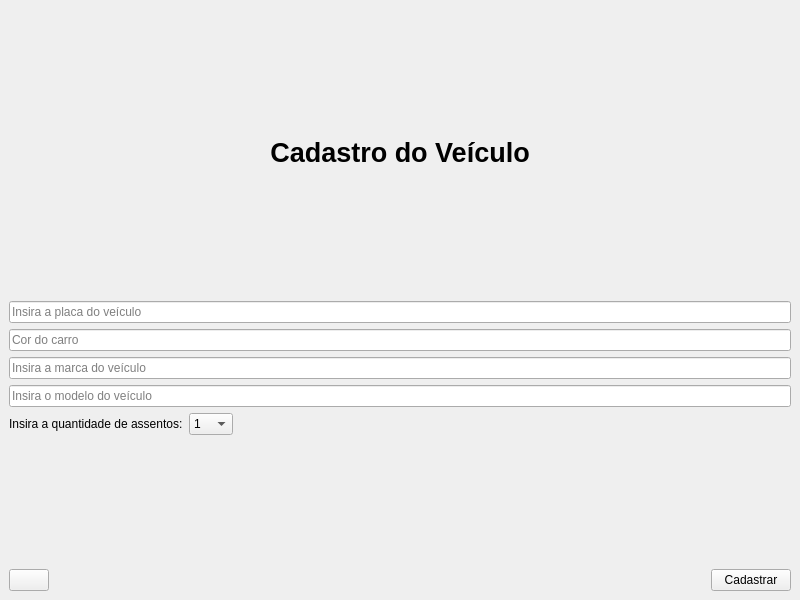
<?xml version="1.0" encoding="UTF-8"?>
<ui version="4.0">
 <class>MainWindow</class>
 <widget class="QMainWindow" name="MainWindow">
  <property name="geometry">
   <rect>
    <x>0</x>
    <y>0</y>
    <width>800</width>
    <height>600</height>
   </rect>
  </property>
  <property name="windowTitle">
   <string>MainWindow</string>
  </property>
  <widget class="QWidget" name="centralwidget">
   <layout class="QVBoxLayout" name="verticalLayout_2">
    <item>
     <spacer name="verticalSpacer_3">
      <property name="orientation">
       <enum>Qt::Vertical</enum>
      </property>
      <property name="sizeHint" stdset="0">
       <size>
        <width>20</width>
        <height>40</height>
       </size>
      </property>
     </spacer>
    </item>
    <item>
     <widget class="QLabel" name="label_5">
      <property name="font">
       <font>
        <pointsize>20</pointsize>
        <weight>75</weight>
        <bold>true</bold>
       </font>
      </property>
      <property name="text">
       <string>Cadastro do Veículo</string>
      </property>
      <property name="alignment">
       <set>Qt::AlignCenter</set>
      </property>
     </widget>
    </item>
    <item>
     <spacer name="verticalSpacer_2">
      <property name="orientation">
       <enum>Qt::Vertical</enum>
      </property>
      <property name="sizeHint" stdset="0">
       <size>
        <width>20</width>
        <height>40</height>
       </size>
      </property>
     </spacer>
    </item>
    <item>
     <layout class="QVBoxLayout" name="verticalLayout">
      <item>
       <layout class="QHBoxLayout" name="horizontalLayout">
        <item>
         <widget class="QLineEdit" name="placa_line">
          <property name="placeholderText">
           <string>Insira a placa do veículo</string>
          </property>
         </widget>
        </item>
       </layout>
      </item>
      <item>
       <layout class="QHBoxLayout" name="horizontalLayout_2">
        <item>
         <widget class="QLineEdit" name="cor_line">
          <property name="placeholderText">
           <string>Cor do carro</string>
          </property>
         </widget>
        </item>
       </layout>
      </item>
      <item>
       <layout class="QHBoxLayout" name="horizontalLayout_4">
        <item>
         <widget class="QLineEdit" name="marca_line">
          <property name="placeholderText">
           <string>Insira a marca do veículo</string>
          </property>
         </widget>
        </item>
       </layout>
      </item>
      <item>
       <layout class="QHBoxLayout" name="horizontalLayout_3">
        <item>
         <widget class="QLineEdit" name="modelo_line">
          <property name="placeholderText">
           <string>Insira o modelo do veículo</string>
          </property>
         </widget>
        </item>
       </layout>
      </item>
     </layout>
    </item>
    <item>
     <layout class="QHBoxLayout" name="horizontalLayout_6">
      <item>
       <widget class="QLabel" name="label">
        <property name="text">
         <string>Insira a quantidade de assentos:</string>
        </property>
       </widget>
      </item>
      <item>
       <widget class="QComboBox" name="comboBox">
        <item>
         <property name="text">
          <string>1</string>
         </property>
        </item>
        <item>
         <property name="text">
          <string>2</string>
         </property>
        </item>
        <item>
         <property name="text">
          <string>3</string>
         </property>
        </item>
        <item>
         <property name="text">
          <string>4</string>
         </property>
        </item>
        <item>
         <property name="text">
          <string>5</string>
         </property>
        </item>
        <item>
         <property name="text">
          <string>6</string>
         </property>
        </item>
        <item>
         <property name="text">
          <string>7</string>
         </property>
        </item>
        <item>
         <property name="text">
          <string>8</string>
         </property>
        </item>
        <item>
         <property name="text">
          <string>9</string>
         </property>
        </item>
        <item>
         <property name="text">
          <string>10</string>
         </property>
        </item>
        <item>
         <property name="text">
          <string>11</string>
         </property>
        </item>
        <item>
         <property name="text">
          <string>12</string>
         </property>
        </item>
        <item>
         <property name="text">
          <string>13</string>
         </property>
        </item>
        <item>
         <property name="text">
          <string>14</string>
         </property>
        </item>
        <item>
         <property name="text">
          <string>15</string>
         </property>
        </item>
        <item>
         <property name="text">
          <string>16</string>
         </property>
        </item>
        <item>
         <property name="text">
          <string>17</string>
         </property>
        </item>
        <item>
         <property name="text">
          <string>18</string>
         </property>
        </item>
        <item>
         <property name="text">
          <string>19</string>
         </property>
        </item>
        <item>
         <property name="text">
          <string>20</string>
         </property>
        </item>
        <item>
         <property name="text">
          <string>21</string>
         </property>
        </item>
        <item>
         <property name="text">
          <string>22</string>
         </property>
        </item>
        <item>
         <property name="text">
          <string>23</string>
         </property>
        </item>
        <item>
         <property name="text">
          <string>24</string>
         </property>
        </item>
        <item>
         <property name="text">
          <string>25</string>
         </property>
        </item>
        <item>
         <property name="text">
          <string>26</string>
         </property>
        </item>
        <item>
         <property name="text">
          <string>27</string>
         </property>
        </item>
        <item>
         <property name="text">
          <string>28</string>
         </property>
        </item>
        <item>
         <property name="text">
          <string>29</string>
         </property>
        </item>
        <item>
         <property name="text">
          <string>30</string>
         </property>
        </item>
       </widget>
      </item>
      <item>
       <spacer name="horizontalSpacer_2">
        <property name="orientation">
         <enum>Qt::Horizontal</enum>
        </property>
        <property name="sizeHint" stdset="0">
         <size>
          <width>40</width>
          <height>20</height>
         </size>
        </property>
       </spacer>
      </item>
     </layout>
    </item>
    <item>
     <spacer name="verticalSpacer">
      <property name="orientation">
       <enum>Qt::Vertical</enum>
      </property>
      <property name="sizeHint" stdset="0">
       <size>
        <width>20</width>
        <height>40</height>
       </size>
      </property>
     </spacer>
    </item>
    <item>
     <layout class="QHBoxLayout" name="horizontalLayout_5">
      <item>
       <widget class="QPushButton" name="b_voltar">
        <property name="sizePolicy">
         <sizepolicy hsizetype="Minimum" vsizetype="Minimum">
          <horstretch>0</horstretch>
          <verstretch>0</verstretch>
         </sizepolicy>
        </property>
        <property name="cursor">
         <cursorShape>PointingHandCursor</cursorShape>
        </property>
        <property name="toolTip">
         <string>Voltar</string>
        </property>
        <property name="text">
         <string/>
        </property>
        <property name="icon">
         <iconset>
          <normaloff>../Icons/feather/arrow-left-circle.svg</normaloff>../Icons/feather/arrow-left-circle.svg</iconset>
        </property>
        <property name="iconSize">
         <size>
          <width>20</width>
          <height>20</height>
         </size>
        </property>
       </widget>
      </item>
      <item>
       <spacer name="horizontalSpacer">
        <property name="orientation">
         <enum>Qt::Horizontal</enum>
        </property>
        <property name="sizeHint" stdset="0">
         <size>
          <width>40</width>
          <height>20</height>
         </size>
        </property>
       </spacer>
      </item>
      <item>
       <widget class="QPushButton" name="b_cadastro">
        <property name="cursor">
         <cursorShape>PointingHandCursor</cursorShape>
        </property>
        <property name="text">
         <string>Cadastrar</string>
        </property>
       </widget>
      </item>
     </layout>
    </item>
   </layout>
  </widget>
 </widget>
 <resources/>
 <connections/>
</ui>
